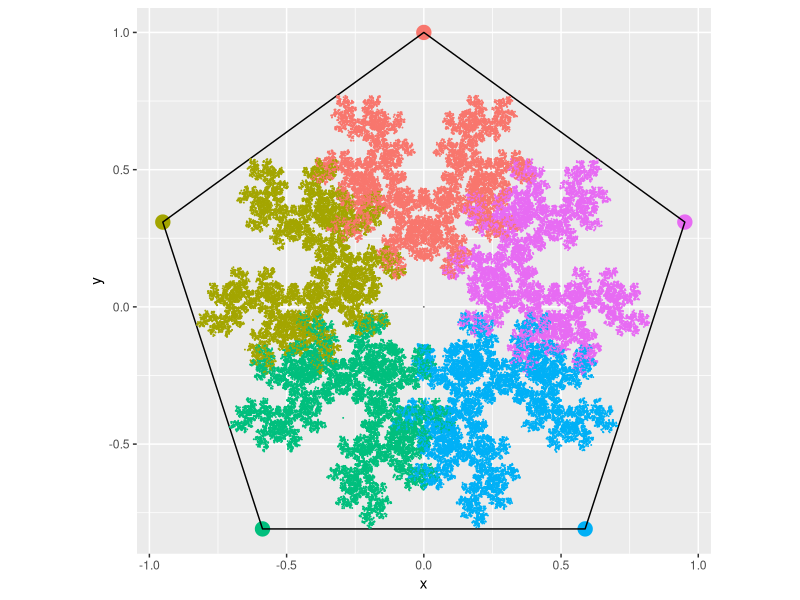

Generate this figure with R:
library(tidyverse)
library(stringr)
library(purrr)

rotMtx <- function(th) {
  s <- sin(th)
  c <- cos(th)
  matrix(c(c,s,-s,c),ncol=2)
}

rotVec <- function(m,v) (m %*% v)[,1]

getVtx <- function(n) {
  m <- rotMtx(2*pi/n)
  # aplica rotacao repetidamente, usando ultimo valor.
  accumulate(1:(n-1),
             ~rotVec(m,.x),
             .init=c(0,1))
}

# gera lista com m vertices (de 1:n) sem repeticao consecutiva
getRandVtx <- function(m,n) { 
  rs <- sample.int(n-1,size=m,replace=T)
  inds <- 1:n
  # for each iteration:
  # (1) remove previous choice (.x ~ 1:n) from indices (inds)
  # (2) select from remainder a random item (.y ~ 1:n-1)
  #accumulate(rs,~setdiff(range,.x)[.y])
  accumulate(rs,~inds[-.x][.y] #,.init=1
             )
}

midPoint <- function(a,b) .5*(a+b)
list2DFold <- function(l) data.frame(t(matrix(unlist(l),nrow=2)))
list2DF <- function(l) do.call(tribble,c(~x, ~y, unlist(l)))

getMidPts <- function(m,n) { 
  poly <- getVtx(n) # returns a list
  vtx <- getRandVtx(m,n) # returns an int vector
  theAcc <- accumulate(vtx,
                       ~midPoint(.x,poly[[.y]]),
                       .init=c(0,0))
  # add column w random vtx indices for coloring
  list2DF(theAcc) %>% mutate(vtx=c(NA,vtx))
}

## poly vtx
myN<-5
## calculated midpoints
myV<-1e5

polyDF <- list2DF(getVtx(myN))
midPts <- getMidPts(myV,myN)

## Plot

polyDF %>% mutate(polyI=row_number()) %>%
  ggplot(aes(x=x,y=y)) +
  geom_point(aes(color=factor(polyI),size=.05)) +
  geom_polygon(fill=NA,color="black") +
  geom_point(data=midPts,aes(x=x,y=y,color=factor(vtx)),size=.01) +
  coord_fixed() +
  theme(legend.position="none")
